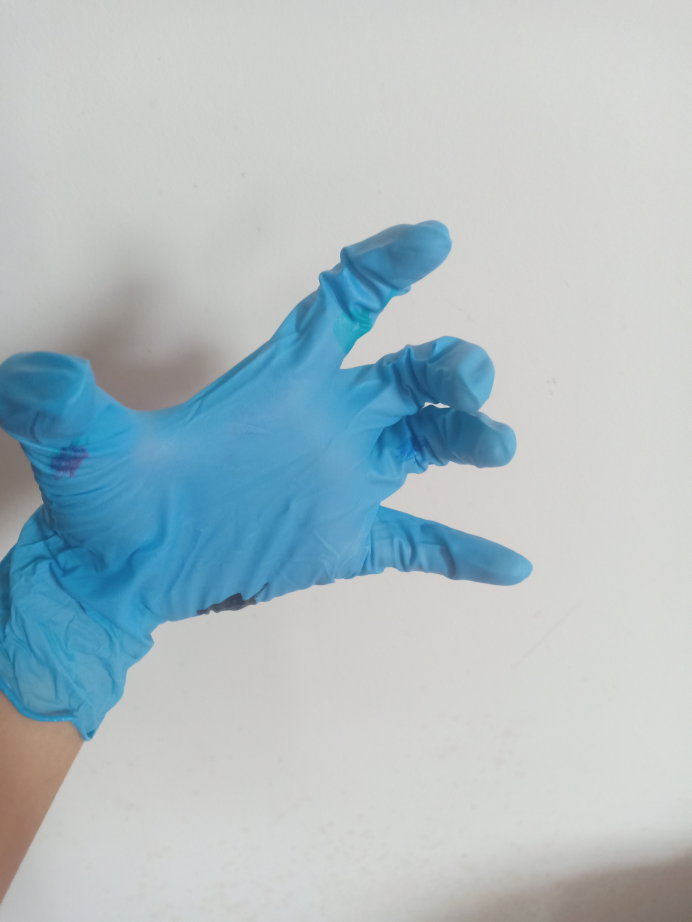
#> input picture Images/Latex/Dirt_2.jpg, 3456 x 4608 px, found by its file name (shown at 1/5 size)
$ python stainFinder.py
#> lines starting #> are read from the running program, lines starting #| are printed output that depends on the picture; after the words box and inside, x2 and y2 are one past the last pixel; in counts of white or black regions, pixels touching at a corner belong together
import cv2
import numpy as np

# Step 1: Read the image
image = cv2.imread(
    "C:\\Users\\JJ\\OneDrive\\Desktop\\Glove-Defect-Detection-System\\Images\\Latex\\Dirt_2.jpg",
    cv2.IMREAD_GRAYSCALE,
)
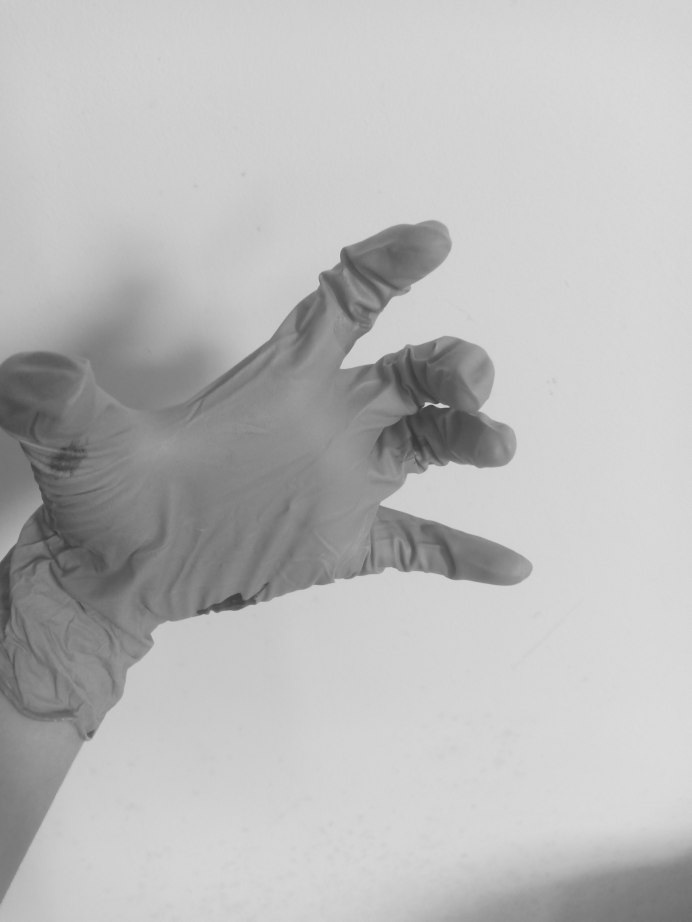
#> image: shape (4608, 3456) (shown at 1/5 size); min 48, max 224, mean 186
image = cv2.resize(image, None, fx=0.2, fy=0.2)
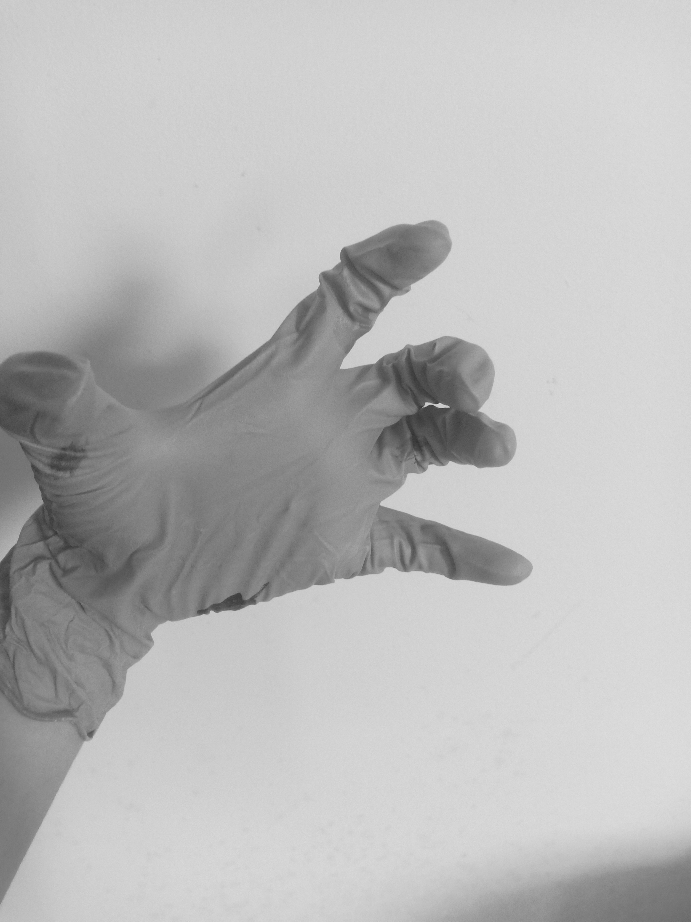
#> image: shape (922, 691); min 51, max 223, mean 186
_, binary_image = cv2.threshold(image, 0, 255, cv2.THRESH_BINARY + cv2.THRESH_OTSU)
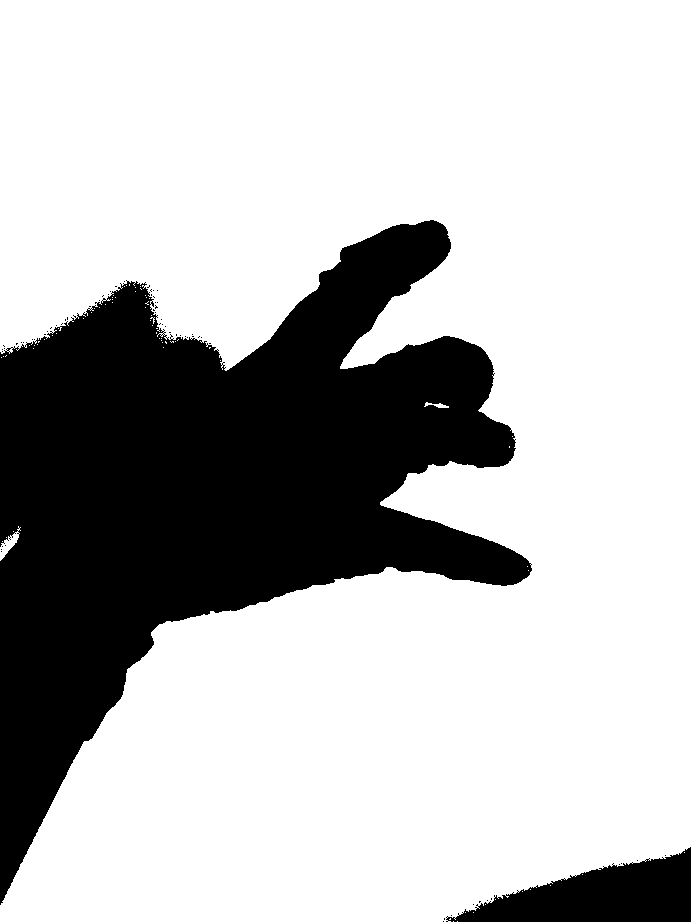
#> binary_image: shape (922, 691); 73.5% white; 65 black regions (63 under 20 px), largest, box (x1, y1, x2, y2) and area: (0, 220, 532, 905) 158419, (446, 847, 691, 922) 10225

# # Step 2: Convert the image to grayscale
# gray_image = cv2.cvtColor(image, cv2.COLOR_BGR2GRAY)
# cv2.imshow('gry',gray_image)

# # Step 3: Apply thresholding to find the gloves
# _, threshold = cv2.threshold(gray_image, 100, 255, cv2.THRESH_BINARY)
# cv2.imshow('th',threshold)

# # Step 4: Invert the thresholded image
# inverted_threshold = cv2.bitwise_not(threshold)

# # Step 5: Find contours
# contours, _ = cv2.findContours(inverted_threshold, cv2.RETR_EXTERNAL, cv2.CHAIN_APPROX_SIMPLE)

# # Step 6: Find the largest contour (which represents the outline of the gloves)
# largest_contour = max(contours, key=cv2.contourArea)

# # Step 7: Draw the contour of the gloves
# cv2.drawContours(image, [largest_contour], -1, (0, 255, 0), 2)

# # Step 8: Draw contours of the stains
# for contour in contours:
#     if contour is not largest_contour:
#         cv2.drawContours(image, [contour], -1, (0, 0, 255), 2)

# Step 9: Display the result
cv2.imshow("Result", binary_image)
cv2.waitKey(0)
cv2.destroyAllWindows()

$ run again, with Images/Latex/Dirt_4.jpg copied over Images/Latex/Dirt_2.jpg
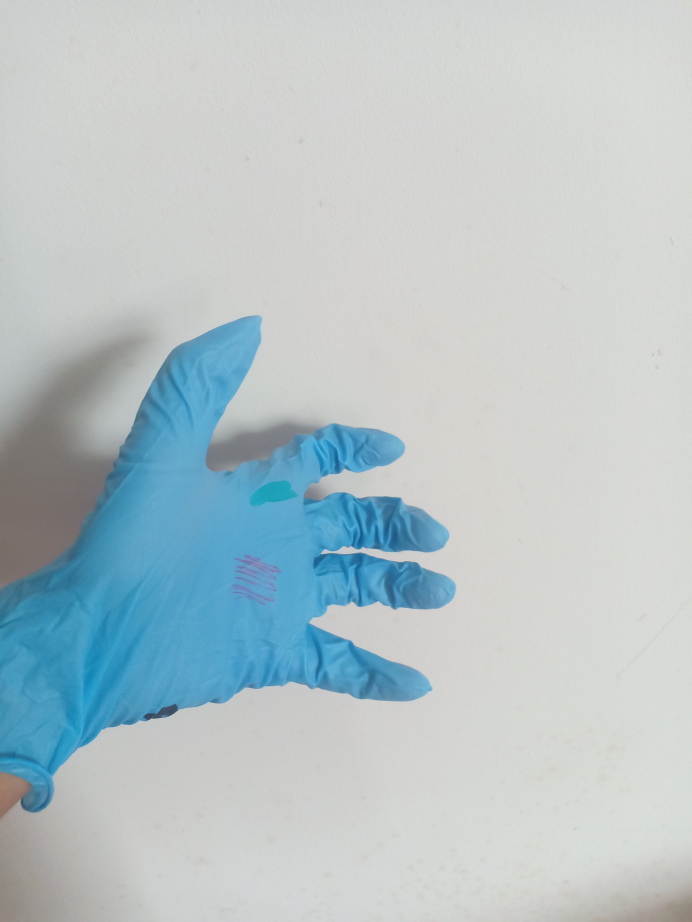
#> input picture Images/Latex/Dirt_4.jpg, 3456 x 4608 px, found by its file name (shown at 1/5 size)
#> `image = cv2.resize(image, None, fx=0.2, fy=0.2)`:
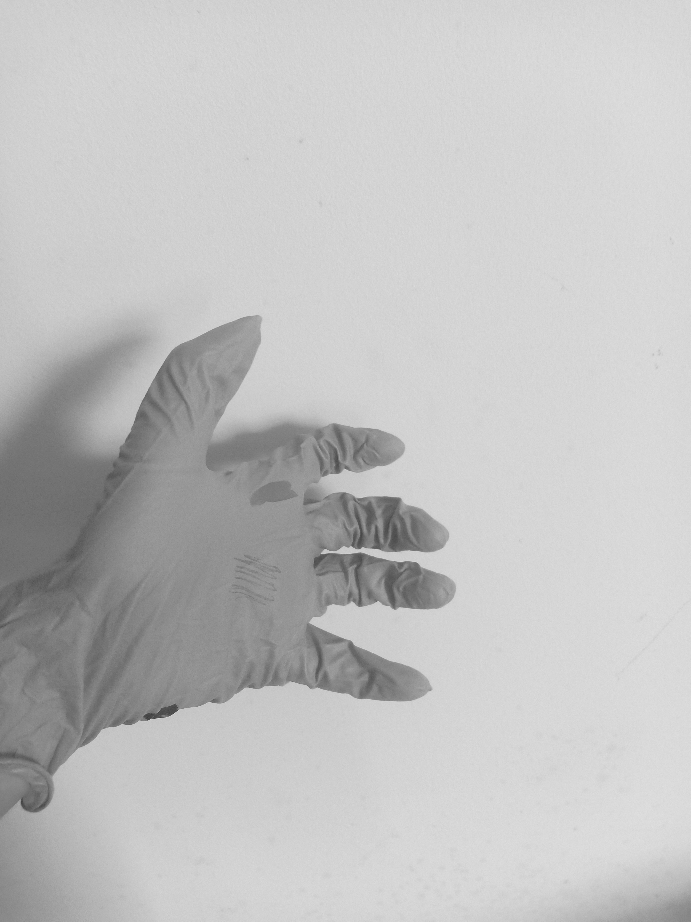
#> image: shape (922, 691); min 61, max 224, mean 192.9
#> `_, binary_image = cv2.threshold(image, 0, 255, cv2.THRESH_BINARY + cv2..`:
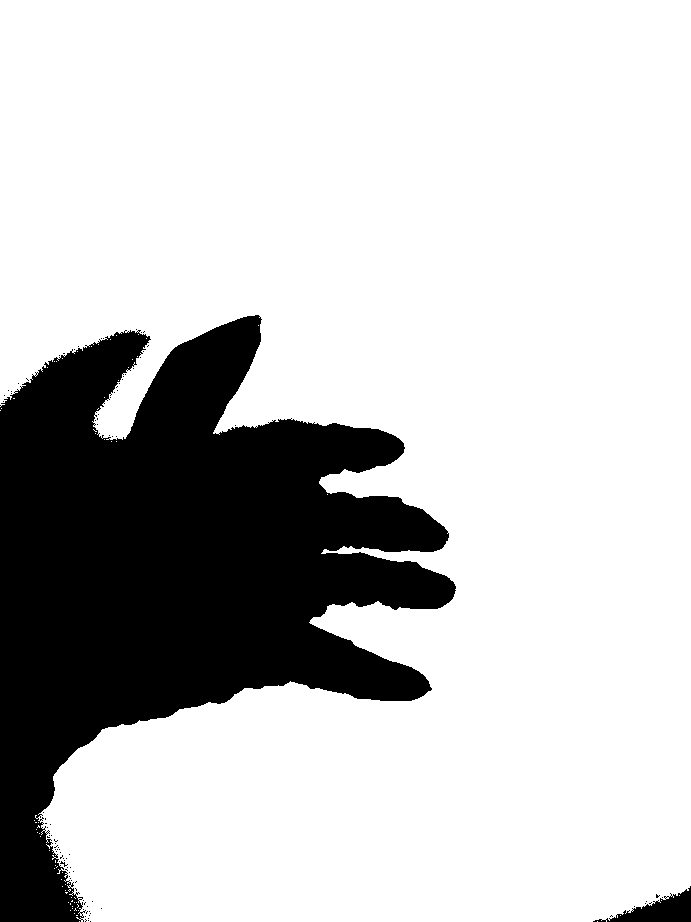
#> binary_image: shape (922, 691); 77.8% white; 94 black regions (92 under 20 px), largest, box (x1, y1, x2, y2) and area: (0, 315, 456, 922) 139987, (593, 886, 691, 922) 1511

$ run again, with Images/Latex/dirt_3.jpg copied over Images/Latex/Dirt_2.jpg
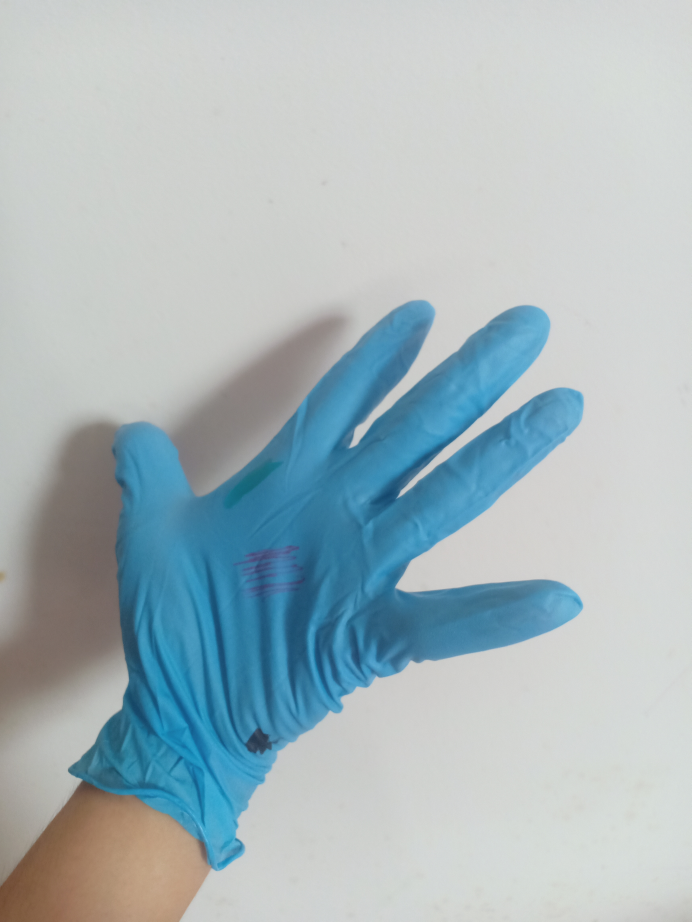
#> input picture Images/Latex/dirt_3.jpg, 3456 x 4608 px, found by its file name (shown at 1/5 size)
#> `image = cv2.resize(image, None, fx=0.2, fy=0.2)`:
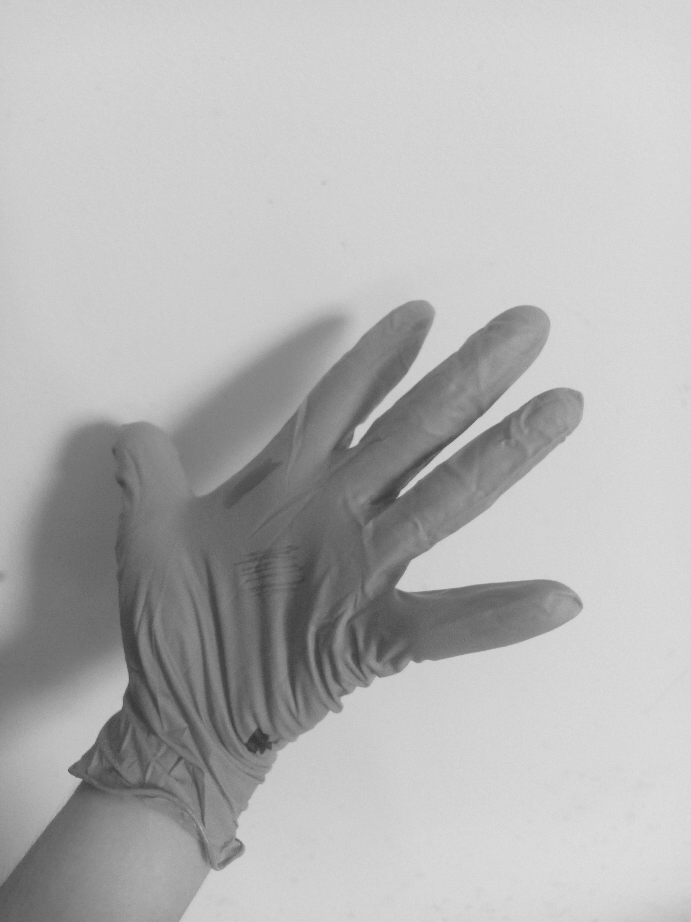
#> image: shape (922, 691); min 48, max 224, mean 179.8
#> `_, binary_image = cv2.threshold(image, 0, 255, cv2.THRESH_BINARY + cv2..`:
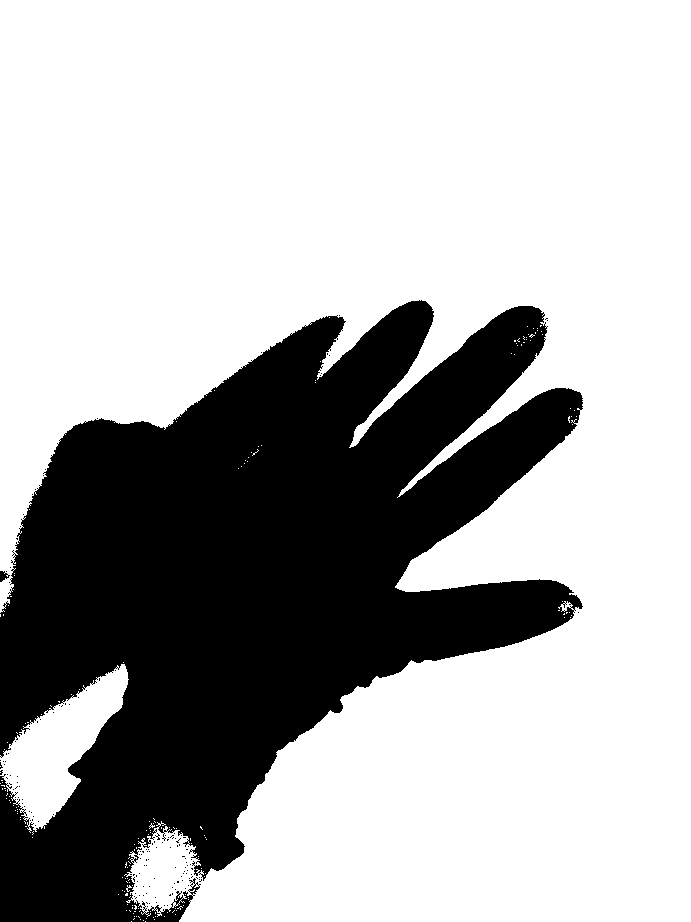
#> binary_image: shape (922, 691); 68.9% white; 152 black regions (150 under 20 px), largest, box (x1, y1, x2, y2) and area: (0, 300, 583, 922) 198069, (0, 571, 10, 582) 64
